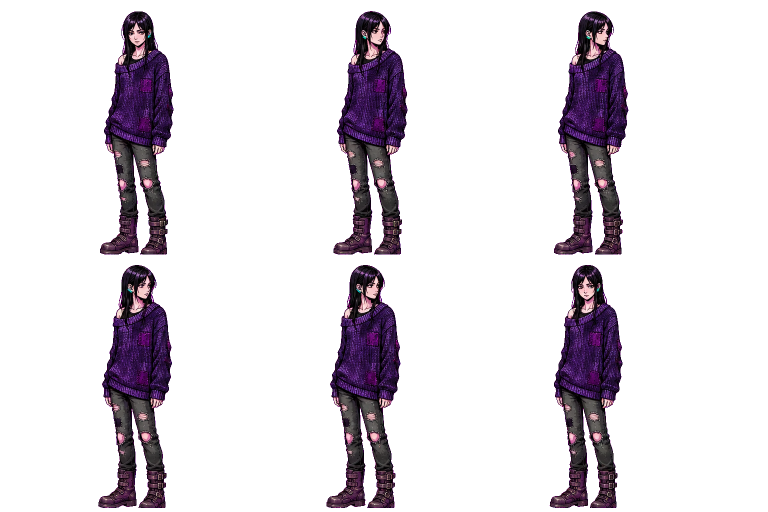
#> input picture assets/generated/sprites/wan/idle_glance/wan-idle-glance-20260616-225800/hires_1024/raw-sheet-clean.png, 1536 x 1024 px, given as the content of the folder /t1/assets/generated/sprites/main_character/combat_walk/_raw, which was not available (shown at 1/2 size)
$ python _process.py
#> lines starting #> are read from the running program, lines starting #| are printed output that depends on the picture; after the words box and inside, x2 and y2 are one past the last pixel; in counts of white or black regions, pixels touching at a corner belong together; pictures that were not available may be replaced by others from this repository, and a replacement may not be noted
#> further down, src is the input picture: PIL image 1536x1024 RGBA; mean R, G, B, A 10.6, 6.2, 11.4, 43.2
"""combat_walk: chroma-key magenta bg -> transparent, add black outline, export frames + gif."""
import os
import numpy as np
from PIL import Image, ImageFilter, ImageChops

BASE = os.path.dirname(os.path.abspath(__file__))
RAW = os.path.join(BASE, "_raw")
OUT = BASE

# --- tunables (HSV hue-keying; PIL HSV channels are 0..255) ---
# magenta bg + its drop shadow share hue ~300deg (=213 in 0..255), high saturation.
H_LOW = 200      # ~282 deg
H_HIGH = 232     # ~327 deg
S_MIN = 60       # min saturation to count as bg (kills greyish character lineart)
V_MIN = 25       # min value (let very dark shadow still register as magenta bg)
OUTLINE_PX = 4   # outline thickness (approx, via MaxFilter(3) iterations)

# --- style grade ("stylematch v3"): match the in-use jump/walk sprite palette
# (steel-blue jacket, khaki-brown pants), NOT the magenta concept art.
# Step 1: full 3D linear color transfer (Monge-Kantorovich) fitted from these
#   combat frames -> pooled jump+walk pixels. The off-diagonal terms rotate the
#   teal jacket toward blue while keeping pants/skin intact.  out = A(x-ms)+mt
# Step 2: trim red on warm muted cloth (pants/bag) only, to drop the leftover
#   chocolate bias (brown R-G 25 -> 20, matching jump/walk). ---
GRADE_A = [[0.9407291403444692, 0.18259329993271664, -0.22178815063104393],
           [0.16847187657619583, 0.5974393564632828, 0.04937522386570008],
           [-0.08278413443074828, 0.09533396790367504, 0.6615309332650225]]
GRADE_MS = [86.62941779697181, 75.94646922539003, 63.69527003326683]
GRADE_MT = [73.05459483217824, 62.79009107871075, 46.56256312782165]
RED_TRIM = 5     # subtracted from R on warm-cloth pixels

def keep_largest(fg):
    """Keep only the largest connected blob (the character), drop stray shadow specks."""
    a = np.array(fg)
    binary = a > 40
    H, W = binary.shape
    labels = np.zeros((H, W), np.int32)
    cur = 0
    best_id, best_size = 0, 0
    for sy in range(H):
        row = binary[sy]
        for sx in range(W):
            if row[sx] and labels[sy, sx] == 0:
                cur += 1
                stack = [(sy, sx)]
                labels[sy, sx] = cur
                cnt = 0
                while stack:
                    y, x = stack.pop()
                    cnt += 1
                    for dy, dx in ((1, 0), (-1, 0), (0, 1), (0, -1)):
                        ny, nx = y + dy, x + dx
                        if 0 <= ny < H and 0 <= nx < W and binary[ny, nx] and labels[ny, nx] == 0:
                            labels[ny, nx] = cur
                            stack.append((ny, nx))
                if cnt > best_size:
                    best_size, best_id = cnt, cur
    a[labels != best_id] = 0
    return Image.fromarray(a)


def chroma_key(img):
    """Remove magenta background AND its darker magenta drop-shadow via HSV hue keying."""
    img = img.convert("RGBA")
    h, s, v = img.convert("HSV").split()
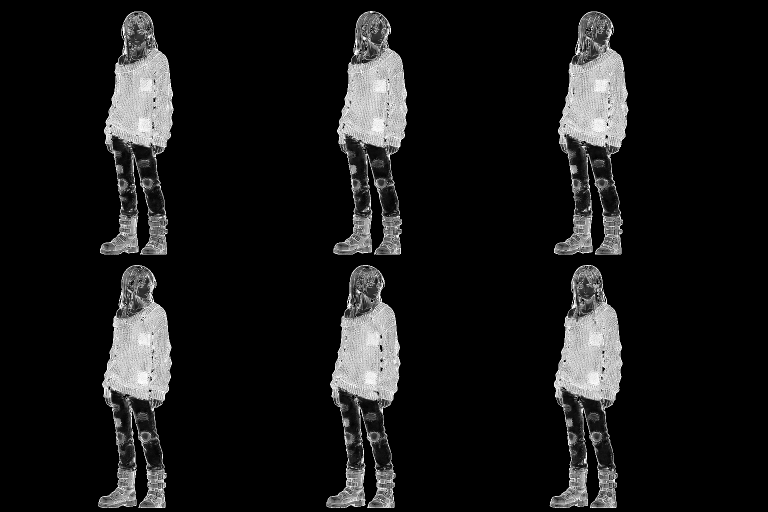
#> s: PIL image 1536x1024 L (shown at 1/2 size); min 0, max 255, mean 24
    h_in = h.point(lambda p: 255 if H_LOW <= p <= H_HIGH else 0)
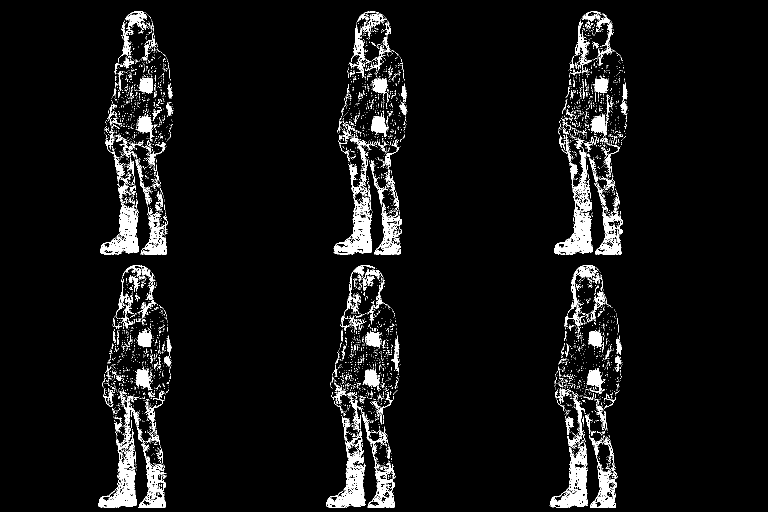
#> h_in: PIL image 1536x1024 L (shown at 1/2 size); 5.6% white; 4847 white regions (4573 under 20 px), largest, box (x1, y1, x2, y2) and area: (1108, 293, 1185, 509) 4857, (196, 792, 285, 1016) 4816, (653, 833, 731, 1016) 4216
    s_in = s.point(lambda p: 255 if p >= S_MIN else 0)
#> s_in: PIL image 1536x1024 L; 13.1% white; 646 white regions (633 under 20 px), largest, box (x1, y1, x2, y2) and area: (196, 530, 344, 1016) 34421, (667, 22, 815, 509) 34361, (1108, 23, 1257, 509) 34250
    v_in = v.point(lambda p: 255 if p >= V_MIN else 0)
#> v_in: PIL image 1536x1024 L; 14% white; 321 white regions (285 under 20 px), largest, box (x1, y1, x2, y2) and area: (667, 23, 815, 509) 30043, (1108, 23, 1257, 509) 29813, (1099, 530, 1245, 1016) 28854
    bg = ImageChops.multiply(ImageChops.multiply(h_in, s_in), v_in)  # logical AND
#> bg: PIL image 1536x1024 L; 3.6% white; 5568 white regions (5318 under 20 px), largest, box (x1, y1, x2, y2) and area: (667, 416, 744, 509) 2517, (1108, 431, 1185, 509) 2509, (653, 936, 731, 1016) 2458
    fg = ImageChops.invert(bg)
    # morphological open: kill isolated specks left by shadow edges
    fg = fg.filter(ImageFilter.MinFilter(3)).filter(ImageFilter.MaxFilter(3))
#> fg: PIL image 1536x1024 L; 95.1% white; 2298 black regions (2011 under 20 px), largest, box (x1, y1, x2, y2) and area: (200, 410, 277, 509) 3426, (653, 917, 731, 1016) 3368, (667, 411, 744, 509) 3348
    # drop any remaining detached fragments, keep only the character
    fg = keep_largest(fg)
#> after the loop in keep_largest, `for sy in range(H):`:
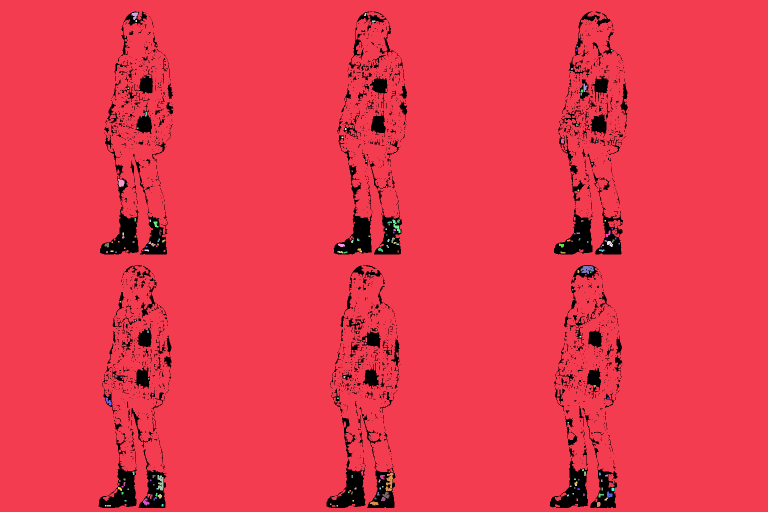
#> labels: shape (1024, 1536) int32 (shown at 1/2 size); 185 distinct labels, from 0 to 184; one colour per label, 0 black
#> after the loop in keep_largest, `for sy in range(H):`: best_id = 1; best_size = 1489700; cur = 184
#> in keep_largest, `a[labels != best_id] = 0`:
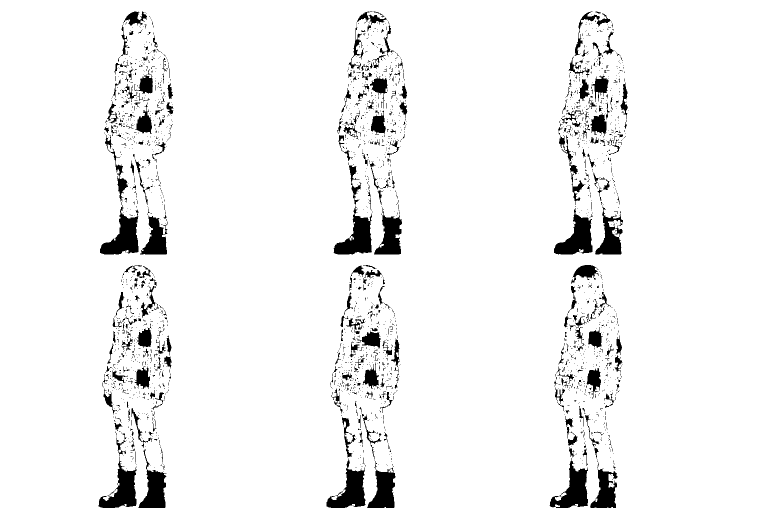
#> a: shape (1024, 1536) (shown at 1/2 size); 94.7% white; 2288 black regions (2001 under 20 px), largest, box (x1, y1, x2, y2) and area: (200, 410, 277, 509) 3650, (667, 411, 744, 509) 3576, (1108, 416, 1185, 509) 3530
    # soften the hard edge by 1px so the outline sits cleanly
    fg = fg.filter(ImageFilter.GaussianBlur(0.8))
    img.putalpha(fg)
    return img

def add_outline(img, thickness):
    """Dilate the alpha silhouette, paint it black, composite character on top."""
#> called with thickness = 4
    alpha = img.getchannel("A")
    # binary-ish mask
    mask = alpha.point(lambda v: 255 if v > 40 else 0)
#> mask: PIL image 1536x1024 L; 96.6% white; 549 black regions (393 under 20 px), largest, box (x1, y1, x2, y2) and area: (201, 427, 276, 508) 3264, (1109, 429, 1184, 508) 3192, (668, 430, 743, 508) 3171
    dil = mask
    for _ in range(thickness):
        dil = dil.filter(ImageFilter.MaxFilter(3))
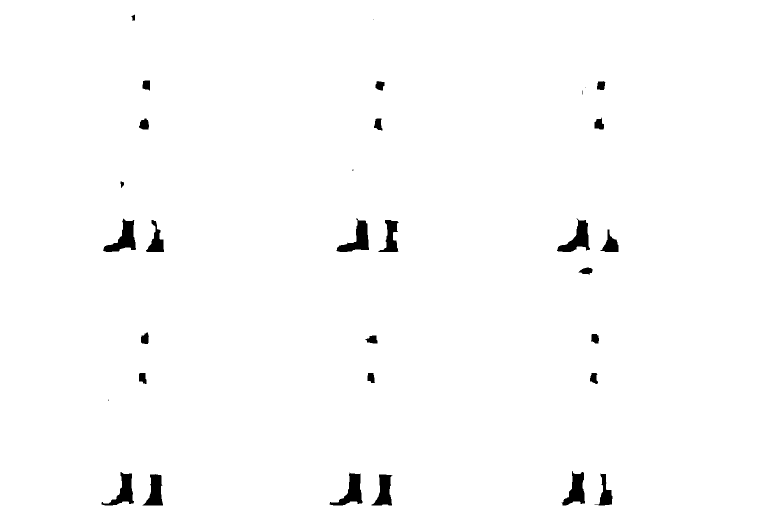
#> dil: PIL image 1536x1024 L (shown at 1/2 size); 98.6% white; 32 black regions (5 under 20 px), largest, box (x1, y1, x2, y2) and area: (206, 437, 272, 504) 1951, (673, 437, 738, 504) 1900, (1114, 437, 1180, 504) 1887
    # black layer shaped like dilated mask
    black = Image.new("RGBA", img.size, (10, 10, 12, 0))
    black.putalpha(dil)
    out = Image.alpha_composite(black, img)
    return out

def style_grade(img):
    """Match the in-use jump/walk palette: 3D color transfer + warm-cloth red trim.
    Alpha is left untouched."""
    arr = np.array(img, float)
    rgb = arr[..., :3]
    A = np.array(GRADE_A); ms = np.array(GRADE_MS); mt = np.array(GRADE_MT)
    flat = (rgb.reshape(-1, 3) - ms) @ A.T + mt
    rgb = np.clip(flat, 0, 255).reshape(rgb.shape)
    R, G, B, Al = rgb[..., 0], rgb[..., 1], rgb[..., 2], arr[..., 3]
    # warm muted cloth (pants/bag): exclude bright skin (R<145) and orange patch (R-B<90)
    warm = ((Al > 200) & (R > G) & (G > B) & (R > 50) & (R < 145) &
            ((R - B) < 90) & ((R - B) > 20) & (B > 25))
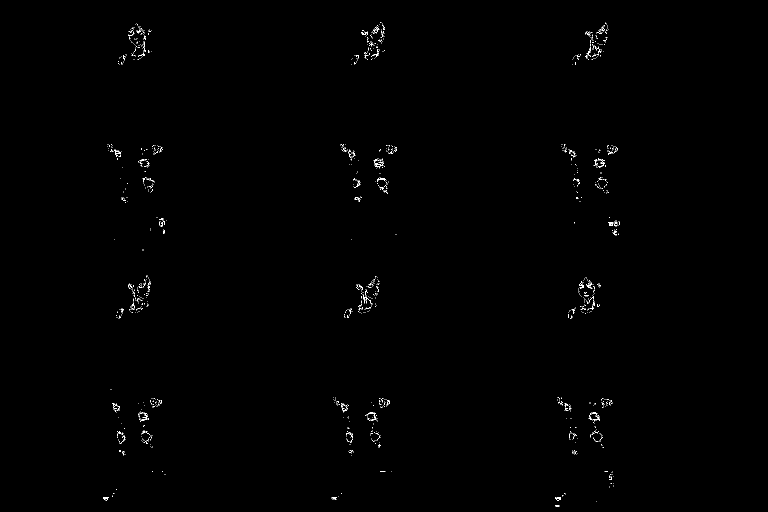
#> warm: shape (1024, 1536) bool (shown at 1/2 size); 0.32% white in thin lines or dots, all inside (x1, y1, x2, y2) = (206, 44, 1239, 1014)
    rgb[..., 0] = np.where(warm, np.clip(R - RED_TRIM, 0, 255), R)
    arr[..., :3] = rgb
    return Image.fromarray(arr.astype("uint8"), "RGBA")

def autocrop_box(images, pad=12):
    """Shared bbox across all frames so the loop doesn't jitter."""
    box = None
    for im in images:
        b = im.getchannel("A").getbbox()
        if b is None:
            continue
        if box is None:
            box = list(b)
        else:
            box[0] = min(box[0], b[0]); box[1] = min(box[1], b[1])
            box[2] = max(box[2], b[2]); box[3] = max(box[3], b[3])
    return tuple(box)  # we keep full canvas; bbox only used for gif framing

raws = sorted(f for f in os.listdir(RAW) if f.endswith(".png"))
frames = []
for i, name in enumerate(raws, 1):
    src = Image.open(os.path.join(RAW, name)).convert("RGBA")
    keyed = chroma_key(src)
    final = add_outline(keyed, OUTLINE_PX)
    final = style_grade(final)
    dst = os.path.join(OUT, f"main-character-combat-walk-{i}.png")
    final.save(dst)
    frames.append(final)
    print(f"saved {os.path.basename(dst)}  size={final.size}")
#| saved main-character-combat-walk-1.png  size=(1536, 1024)

# gif preview (downscaled for quick viewing, frames themselves stay 960)
gif_frames = [f.resize((320, 320)) for f in frames]
#> gif_frames = 1 item
gif_path = os.path.join(OUT, "animation.gif")
gif_frames[0].save(gif_path, save_all=True, append_images=gif_frames[1:],
                   duration=120, loop=0, disposal=2)
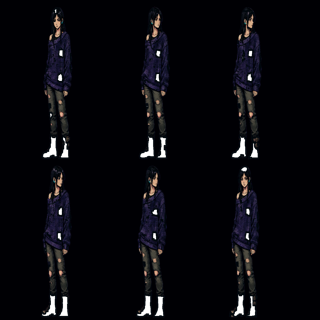
#> saved as animation.gif: PIL image 320x320 RGBA; mean R, G, B, A 5, 4.7, 9.5, 251.5; transparent parts drawn white
print("saved animation.gif")
